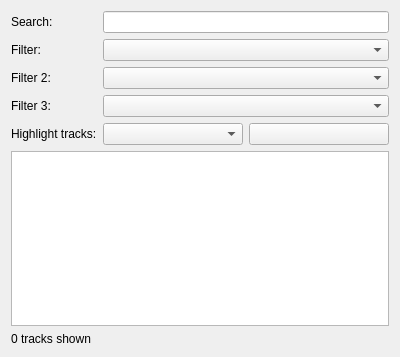
<?xml version="1.0" encoding="UTF-8"?>
<ui version="4.0">
 <class>CollectionWidget</class>
 <widget class="QWidget" name="CollectionWidget">
  <property name="geometry">
   <rect>
    <x>0</x>
    <y>0</y>
    <width>400</width>
    <height>357</height>
   </rect>
  </property>
  <property name="minimumSize">
   <size>
    <width>200</width>
    <height>0</height>
   </size>
  </property>
  <property name="windowTitle">
   <string>Collection</string>
  </property>
  <layout class="QVBoxLayout" name="verticalLayout">
   <item>
    <layout class="QFormLayout" name="formLayout">
     <item row="0" column="0">
      <widget class="QLabel" name="searchLabel">
       <property name="text">
        <string>Search:</string>
       </property>
      </widget>
     </item>
     <item row="0" column="1">
      <widget class="QLineEdit" name="searchLineEdit">
       <property name="clearButtonEnabled">
        <bool>true</bool>
       </property>
      </widget>
     </item>
     <item row="4" column="0">
      <widget class="QLabel" name="highlightTracksLabel">
       <property name="text">
        <string>Highlight tracks:</string>
       </property>
      </widget>
     </item>
     <item row="4" column="1">
      <layout class="QHBoxLayout" name="horizontalLayout">
       <item>
        <widget class="QComboBox" name="highlightTracksComboBox">
         <property name="maxVisibleItems">
          <number>15</number>
         </property>
        </widget>
       </item>
       <item>
        <widget class="QPushButton" name="highlightColorButton"/>
       </item>
      </layout>
     </item>
     <item row="1" column="0">
      <widget class="QLabel" name="filterTracksLabel">
       <property name="text">
        <string>Filter:</string>
       </property>
      </widget>
     </item>
     <item row="1" column="1">
      <widget class="QComboBox" name="filterTracksComboBox">
       <property name="maxVisibleItems">
        <number>15</number>
       </property>
      </widget>
     </item>
     <item row="2" column="0">
      <widget class="QLabel" name="filterTracks2Label">
       <property name="text">
        <string>Filter 2:</string>
       </property>
      </widget>
     </item>
     <item row="2" column="1">
      <widget class="QComboBox" name="filterTracks2ComboBox">
       <property name="maxVisibleItems">
        <number>15</number>
       </property>
      </widget>
     </item>
     <item row="3" column="0">
      <widget class="QLabel" name="filterTracks3Label">
       <property name="text">
        <string>Filter 3:</string>
       </property>
      </widget>
     </item>
     <item row="3" column="1">
      <widget class="QComboBox" name="filterTracks3ComboBox">
       <property name="maxVisibleItems">
        <number>15</number>
       </property>
      </widget>
     </item>
    </layout>
   </item>
   <item>
    <widget class="QTableView" name="collectionTableView">
     <property name="contextMenuPolicy">
      <enum>Qt::CustomContextMenu</enum>
     </property>
     <property name="selectionBehavior">
      <enum>QAbstractItemView::SelectRows</enum>
     </property>
    </widget>
   </item>
   <item>
    <widget class="QLabel" name="trackCountLabel">
     <property name="text">
      <string>0 tracks shown</string>
     </property>
    </widget>
   </item>
  </layout>
 </widget>
 <resources/>
 <connections/>
</ui>
